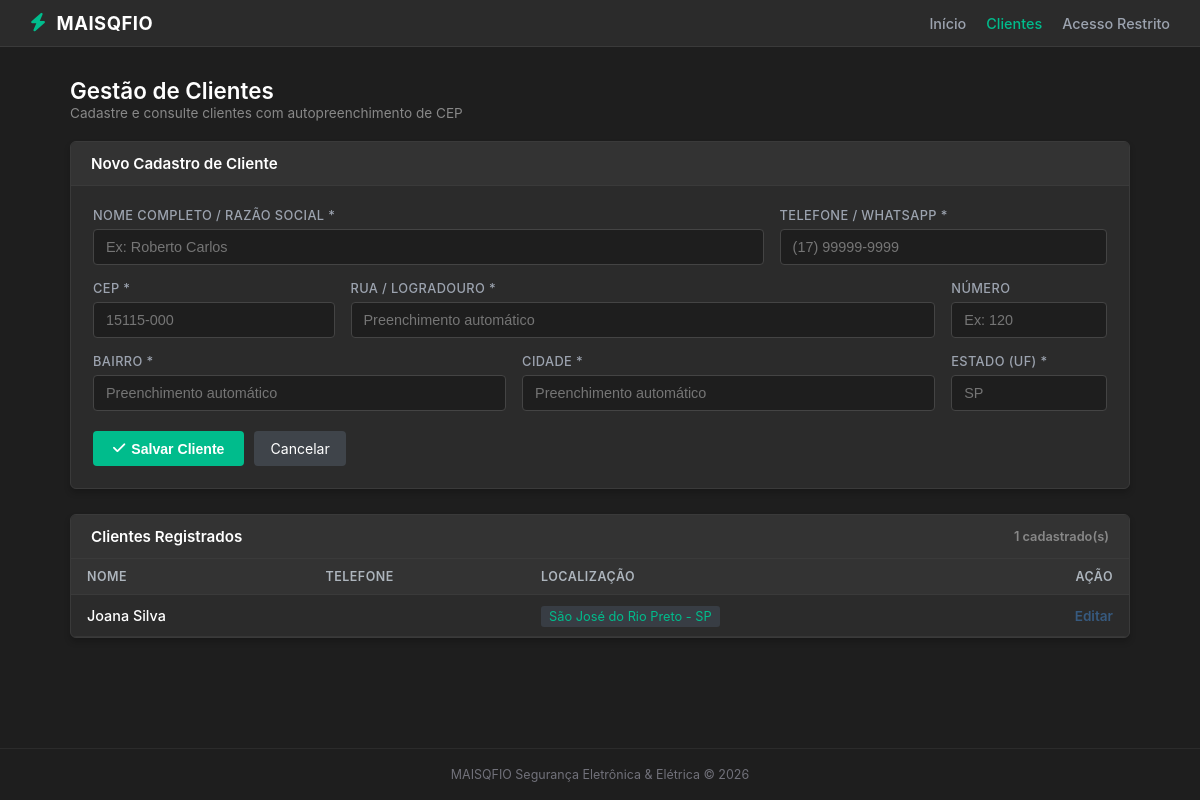
The app's page /clientes/ (signed in) with its own data.
### loja_app/models.py (models this page shows, shortened)
class Cliente(models.Model):
    nome = models.CharField(max_length=200)
    telefone = models.CharField(max_length=20)
    cep = models.CharField(max_length=9)
    rua = models.CharField(max_length=200)
    bairro = models.CharField(max_length=200)
    numero = models.CharField(max_length=20, blank=True, null=True)
    cidade = models.CharField(max_length=200)
    estado = models.CharField(max_length=2)

### loja_app/views.py (the view, shortened to what this page needs)
# urls.py: path("clientes/", views.cadastrar_cliente, name="clientes"),
@login_required(login_url="login")
def cadastrar_cliente(request, cliente_id=None):
    cliente = None
    if cliente_id is not None:
        cliente = get_object_or_404(Cliente, id=cliente_id)
    clientes = Cliente.objects.all().order_by("nome")
    return render(request, "loja_app/clientes.html", {
        "clientes": clientes,
        "cliente": cliente,
    })

### loja_app/templates/loja_app/clientes.html (shortened to what this page needs)
{% extends 'loja_app/base.html' %}
{% block content %}
<div style="margin-bottom: 20px;">
    <h2 style="font-weight: 600; color: #fff; font-size: 1.4rem;">Gestão de Clientes</h2>
    <span style="color: #888; font-size: 0.85rem;">Cadastre e consulte clientes com autopreenchimento de CEP</span>
</div>
<div class="admin-card">
    <div class="admin-card-header">
        <span>{% if cliente %}Editar Cadastro{% else %}Novo Cadastro de Cliente{% endif %}</span>
    </div>
    <div class="admin-card-body">
        <form method="post" id="formCliente">
            <div class="form-row">
                <div class="form-col col-8">
                    <div class="field-group">
                        <label for="nome">Nome Completo / Razão Social *</label>
                        <input id="nome" type="text" name="nome" value="{% if cliente %}{{ cliente.nome }}{% endif %}" placeholder="Ex: Roberto Carlos" required>
                    </div>
                </div>
                <div class="form-col col-4">
                    <div class="field-group">
                        <label for="telefone">Telefone / WhatsApp *</label>
                        <input id="telefone" type="text" name="telefone" value="{% if cliente %}{{ cliente.telefone }}{% endif %}" placeholder="(17) 99999-9999" required>
                    </div>
                </div>
                <div class="form-col col-3">
                    <div class="field-group">
                        <label for="cep">CEP *</label>
                        <input id="cep" type="text" name="cep" maxlength="9" value="{% if cliente %}{{ cliente.cep }}{% endif %}" placeholder="15115-000" required>
                    </div>
                </div>
                <div class="form-col col-7">
                    <div class="field-group">
                        <label for="rua">Rua / Logradouro *</label>
                        <input id="rua" type="text" name="rua" value="{% if cliente %}{{ cliente.rua }}{% endif %}" placeholder="Preenchimento automático" required>
                    </div>
                </div>
                <div class="form-col col-2">
                    <div class="field-group">
                        <label for="numero">Número</label>
                        <input id="numero" type="text" name="numero" value="{% if cliente %}{{ cliente.numero }}{% endif %}" placeholder="Ex: 120">
                    </div>
                </div>
                <div class="form-col col-5">
                    <div class="field-group">
                        <label for="bairro">Bairro *</label>
                        <input id="bairro" type="text" name="bairro" value="{% if cliente %}{{ cliente.bairro }}{% endif %}" placeholder="Preenchimento automático" required>
                    </div>
                </div>
                <div class="form-col col-5">
                    <div class="field-group">
                        <label for="cidade">Cidade *</label>
                        <input id="cidade" type="text" name="cidade" value="{% if cliente %}{{ cliente.cidade }}{% endif %}" placeholder="Preenchimento automático" required>
                    </div>
                </div>
                <div class="form-col col-2">
                    <div class="field-group">
                        <label for="estado">Estado (UF) *</label>
                        <input id="estado" type="text" name="estado" maxlength="2" value="{% if cliente %}{{ cliente.estado }}{% endif %}" placeholder="SP" required>
                    </div>
                </div>
            </div>
            <div style="display: flex; gap: 10px; margin-top: 20px;">
                <button type="submit" class="btn-green">
                    <i class="fas fa-check"></i> {% if cliente %}Atualizar{% else %}Salvar Cliente{% endif %}
                </button>
                {% if cliente %}
                    <a class="btn-gray" href="{% url 'clientes' %}">Cancelar</a>
                {% else %}
                    <a class="btn-gray" href="{% url 'index' %}">Cancelar</a>
                {% endif %}
            </div>
        </form>
    </div>
</div>
<div class="admin-card">
    <div class="admin-card-header">
        <span>Clientes Registrados</span>
        <span style="font-size: 0.8rem; color: #888;">{{ clientes|length }} cadastrado(s)</span>
    </div>
    <div style="overflow-x: auto;">
        <table class="admin-table">
            <thead>
                <tr>
                    <th>Nome</th>
                    <th>Telefone</th>
                    <th>Localização</th>
                    <th style="text-align: right;">Ação</th>
                </tr>
            </thead>
            <tbody>
                {% for item in clientes %}
                    <tr>
                        <td style="color: #fff; font-weight: 500;">{{ item.nome }}</td>
                        <td>{{ item.telefone }}</td>
                        <td><span class="badge-loc">{{ item.cidade }} - {{ item.estado }}</span></td>
                        <td style="text-align: right;">
                            <a class="link-edit" href="{% url 'editar_cliente' item.id %}">Editar</a>
                        </td>
                    </tr>
                {% empty %}
                    <tr>
                        <td colspan="4" style="text-align: center; color: #777; padding: 20px;">
                            Nenhum cliente cadastrado no momento.
                        </td>
                    </tr>
                {% endfor %}
            </tbody>
        </table>
    </div>
</div>
{% endblock %}

### loja_app/templates/loja_app/base.html (style rules this page uses)
* { box-sizing: border-box; margin: 0; padding: 0; }
body { background-color: #1e1e1e; color: #d1d5db; font-family: -apple-system, BlinkMacSystemFont, "Segoe UI", Roboto, "Helvetica Neue", Arial, sans-serif; font-size: 14px; min-height: 100vh; display: flex; flex-direction: column; }
.admin-card { background-color: #2b2b2b; border: 1px solid #3a3a3a; border-radius: 6px; margin-bottom: 25px; box-shadow: 0 4px 6px rgba(0, 0, 0, 0.2); overflow: hidden; }
.admin-card-header { background-color: #333333; border-bottom: 1px solid #3a3a3a; padding: 12px 20px; font-size: 0.95rem; font-weight: 600; color: #ffffff; display: flex; justify-content: space-between; align-items: center; }
.admin-card-body { padding: 22px; }
.form-row { display: flex; flex-wrap: wrap; margin: -8px; }
.form-col { padding: 8px; }
.col-8 { width: 66.66%; }
.col-7 { width: 58.33%; }
.col-5 { width: 41.66%; }
.col-4 { width: 33.33%; }
.col-3 { width: 25%; }
.col-2 { width: 16.66%; }
.field-group { display: flex; flex-direction: column; gap: 6px; }
.field-group label { font-size: 0.8rem; color: #9ca3af; font-weight: 500; text-transform: uppercase; letter-spacing: 0.4px; }
.field-group input { background-color: #1e1e1e; border: 1px solid #444444; color: #ffffff; padding: 9px 12px; border-radius: 4px; font-size: 0.9rem; outline: none; width: 100%; transition: border-color 0.2s, box-shadow 0.2s; }
.btn-green { background-color: #00bc8c; color: #ffffff; border: none; padding: 9px 20px; border-radius: 4px; font-weight: 600; font-size: 0.88rem; cursor: pointer; text-decoration: none; display: inline-flex; align-items: center; gap: 6px; transition: background 0.2s; }
.btn-gray { background-color: #3f444a; color: #ffffff; border: none; padding: 9px 16px; border-radius: 4px; font-size: 0.88rem; text-decoration: none; display: inline-flex; align-items: center; transition: background 0.2s; }
.admin-table { width: 100%; border-collapse: collapse; font-size: 0.9rem; }
.admin-table th { background-color: #333333; color: #adb5bd; padding: 10px 16px; text-align: left; font-weight: 600; font-size: 0.78rem; text-transform: uppercase; letter-spacing: 0.5px; border-bottom: 1px solid #3a3a3a; }
.admin-table td { padding: 12px 16px; border-bottom: 1px solid #363636; color: #d1d5db; }
.badge-loc { background-color: #383d44; color: #00bc8c; padding: 3px 8px; border-radius: 3px; font-size: 0.8rem; }
.link-edit { color: #375a7f; text-decoration: none; font-weight: 600; font-size: 0.85rem; }

### records on screen
Cliente: nome "Joana Silva", cidade "São José do Rio Preto", estado "SP"

### other values on screen
{{ clientes|length }} "1"
